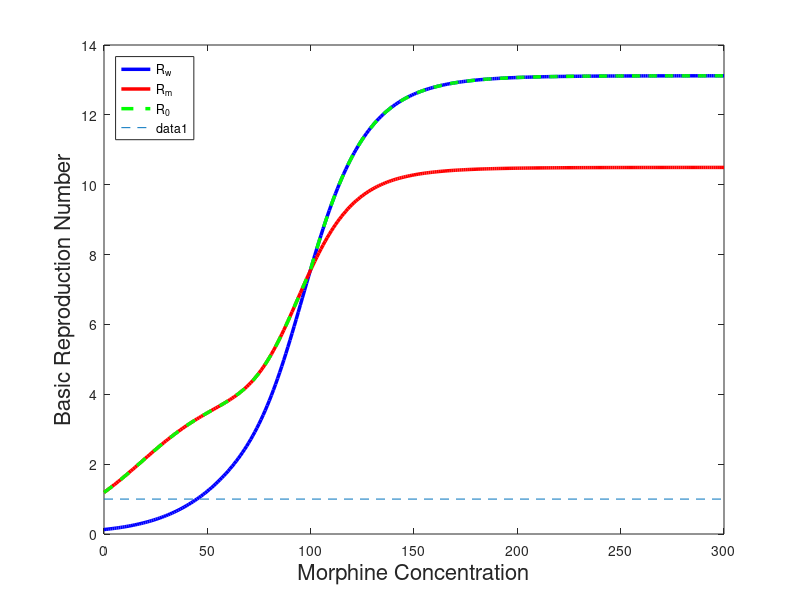

Source code (MATLAB):
clear all
% close all

Em = 0:300;

Rw = zeros(length(Em),1);
Rm = zeros(length(Em),1);
Rmax = zeros(length(Em),1);

% Q = zeros(length(Em),1);
% R = zeros(length(Em),1);

for k = 1:length(Em)

    M = Em(k);
    
    Mh = 100;
    rc = 0.16;
    rm = 0.52;
    qc = 1.23e-6;
    qm = 0.25;
    n = 7.8731;

    eta_r = (M.^n)./(Mh^n + M.^n);
    eta_q = 1-eta_r;

    r(k) = rc + (rm-rc)*eta_r;
    q(k) = qc + (qm - qc)*eta_q;

    lambda = 3690;%3690;
    F = 0.2;%0.2;
    bl = 1e-9;
    bh = 1e-7;
    p = 2500; %2500
    b = 0.15;%0.005 Vitaly: 0.01 to 0.4
    B = 15;%10.5;%50
    dt = 0.01;
    dv = 23;
    di = 0.3;
    dc = 0.63; %0.63

    ep = 3e-5;
    mu = 1;%4/24;
    eta = 1;

    alp = 6.7e-6;%6.7e-6
    gamma = 1; %0.4;%0.4;
    xi = 1;

    omega = 50*exp(-0.05*M);%50
    
    Ep = ep/(mu+eta*M);

    Tl = (lambda*(q(k)+dt))/(dt*(q(k)+r(k)+dt));
    Th = (lambda*r(k))/(dt*(q(k)+r(k)+dt));
    C = omega/dc;

    wtop = -p*(Th*bh*Ep + Tl*bl*Ep - Th*bh - Tl*bl);
    wbottom = (C*b + di)*dv;
    
    mtop = -p*(B*F*Th*bh + B*F*Tl*bl - B*Th*bh - B*Tl*bl + F*Th*bh +...
        F*Tl*bl - Th*bh - Tl*bl);
    mbottom = (B*di + C*b +di)*dv;
    
    Rw(k) = wtop./wbottom;
    Rm(k) = mtop./mbottom;
    Rmax(k) = max(Rw(k),Rm(k));
    
%     Q(k) = q;
%     R(k) = r;
end

plot(Em,Rw,'b','Linewidth',2.5)
hold on
plot(Em,Rm,'r','Linewidth',2.5)
plot(Em,Rmax,'g--','Linewidth',2.5)
legend('R_w','R_m','R_0','Location','northwest')
plot([0 Em(end)],[1 1],'--')
xlabel('Morphine Concentration','FontSize',16)
ylabel('Basic Reproduction Number','FontSize',16)
% title('Basic Reproduction Number')

[Rw(1) Rm(1)]
[Rw(end) Rm(end)]
